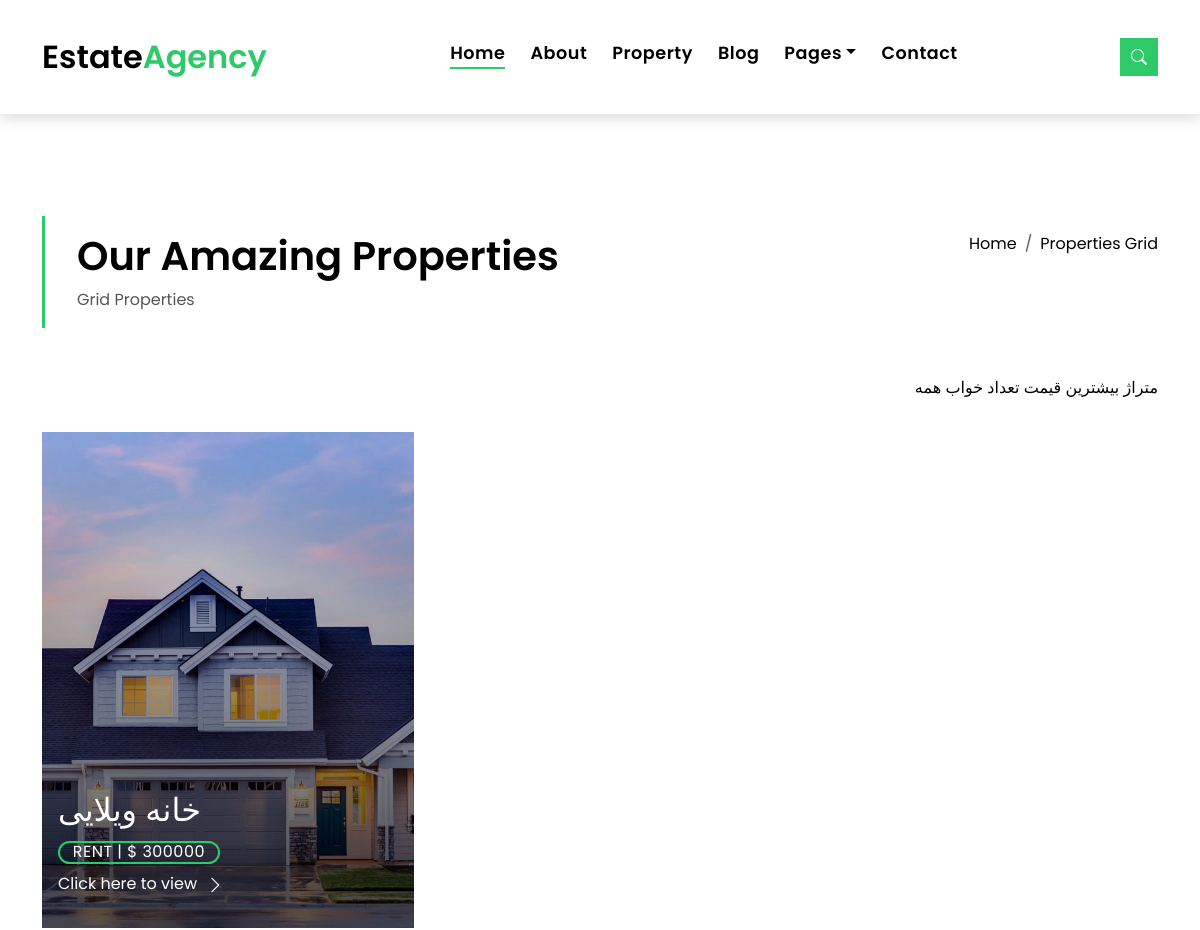
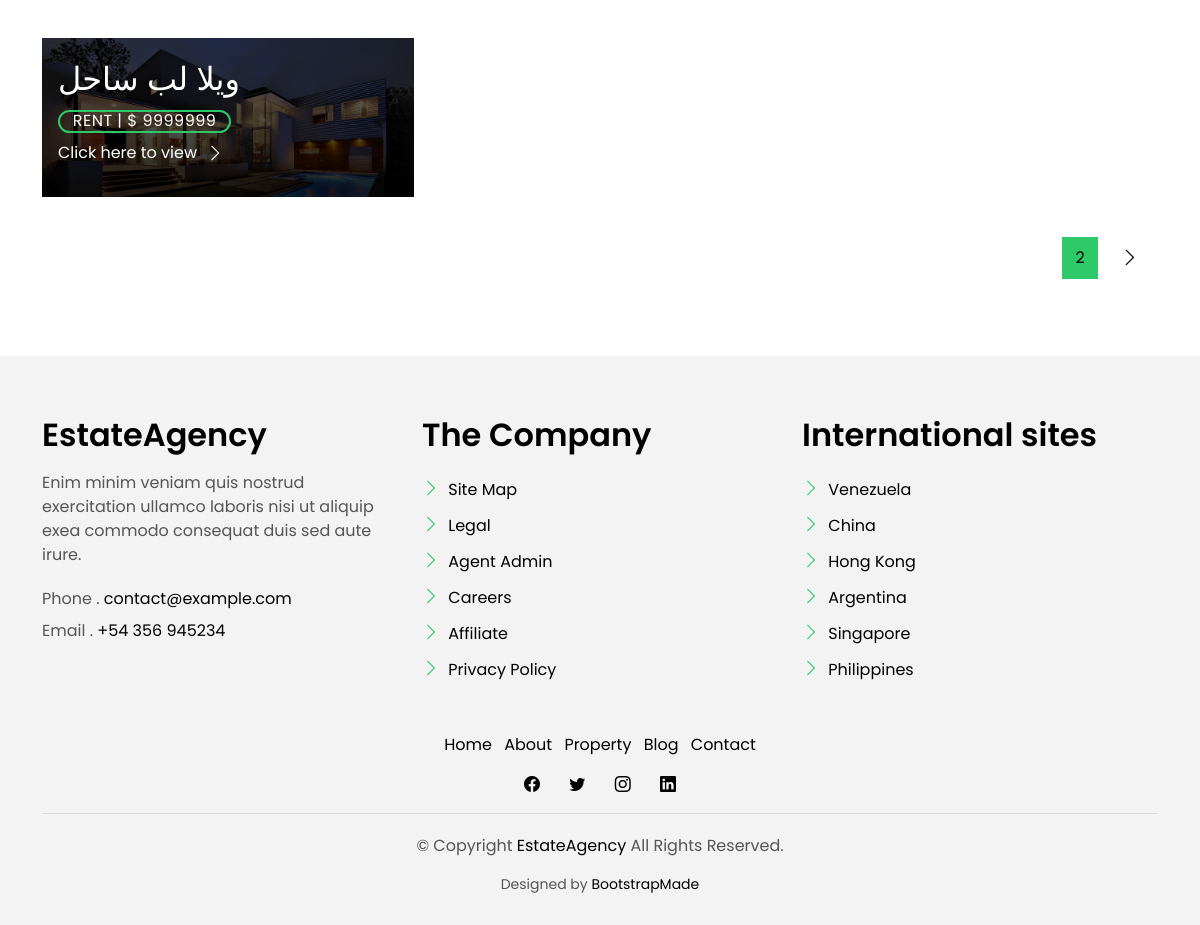
Screenshot of /property-grid/ with the database file from the repository (2 pictures, top to bottom).
### property/models.py (models this page shows, shortened)
class Category(models.Model):
    title = models.CharField(max_length=100)
    status = models.BooleanField(default=True)

class Propertie(models.Model):
    image = models.ImageField(upload_to='property' , default = 'property_default.jpg')
    title = models.CharField(max_length=100)
    category = models.ManyToManyField(Category)
    rent = models.IntegerField(default=0)
    area = models.IntegerField(default=0)
    beds = models.IntegerField(default=0)
    baths = models.IntegerField(default=0)
    garages = models.IntegerField(default=0)
    view = models.IntegerField(default=0)
    status = models.BooleanField(default=True)

### property/views.py (the view)
# urls.py: path('' ,  property_grid , name = 'property-grid'),
def property_grid(request,**kwargs):
    if kwargs.get('category'):
        all_service = Propertie.objects.filter(category__title=kwargs.get('category'))
    else:
        all_service = Propertie.objects.all()
    all_services = Paginator(all_service,2)
    last_page = all_services.num_pages
    try:
        page_number = request.GET.get('page')
        all_services = all_services.get_page(page_number)
    except PageNotAnInteger:
        all_services = all_services.get_page(1)
    except EmptyPage:
        all_services = all_services.get_page(1)
    context = {
        'property' : all_services,
        'category' : Category.objects.all(),
        'last_page' : last_page
    }
    return render(request , 'property/property-grid.html', context=context)

### templates/property/property-grid.html (shortened to what this page needs)
{% extends "base.html" %}
{% load static %}
{% block 'content' %}
  <main id="main">
    <section class="intro-single">
      <div class="container">
        <div class="row">
          <div class="col-md-12 col-lg-8">
            <div class="title-single-box">
              <h1 class="title-single">Our Amazing Properties</h1>
              <span class="color-text-a">Grid Properties</span>
            </div>
          </div>
          <div class="col-md-12 col-lg-4">
            <nav aria-label="breadcrumb" class="breadcrumb-box d-flex justify-content-lg-end">
              <ol class="breadcrumb">
                <li class="breadcrumb-item">
                  <a href="{% url 'root:home' %}">Home</a>
                </li>
                <li class="breadcrumb-item active" aria-current="page"  >
                   <a href="{% url 'property:property-grid' %}">Properties Grid</a>
                </li>
              </ol>
            </nav>
          </div>
        </div>
      </div>
    </section>
    <section class="property-grid grid">
      <div class="container">
        <div >
          <div class="col-sm-12">
            <div class="grid-option">
             <div >
                  {% for cat in category %}
                   <a   href={% url 'property:list_by_category' category=cat.title %} >{{cat.title}}</a>
                  {% endfor %}
             </div>
            </div>
          </div>
          {% for obj in property %}
          <div class="col-md-4">
            <div class="card-box-a card-shadow">
              <div class="img-box-a">
                <img src={{obj.image.url}} alt="" class="img-a img-fluid">
              </div>
              <div class="card-overlay">
                <div class="card-overlay-a-content">
                  <div class="card-header-a">
                    <h2 class="card-title-a">
                      <a href="#">{{obj.title}}</a>
                    </h2>
                  </div>
                  <div class="card-body-a">
                    <div class="price-box d-flex">
                      <span class="price-a">rent | $ {{obj.rent}}</span>
                    </div>
                    <a href={% url 'property:property-single' id=obj.id %} class="link-a">Click here to view
                      <span class="bi bi-chevron-right"></span>
                    </a>
                  </div>
                </div>
              </div>
            </div>
          </div>
          {% endfor %}
      </div>
      <div class="row">
        <div class="col-sm-12">
          <nav class="pagination-a">
            <ul class="pagination justify-content-end">
              {% if property.has_previous %}
                <li class="page-item">
                  <a class="page-link" href="?page={{property.previous_page_number}}" tabindex="-1">
                    <span class="bi bi-chevron-left"></span>
                  </a>
                </li>
                <li class="page-item">
                  <a class="page-link" href="?page=1">1</a>
                </li>
                {% elif property.has_next %}
                <li class="page-item active">
                  <a class="page-link" href="?page=2">2</a>
                </li>
                <li class="page-item next">
                  <a class="page-link" href="?page={{property.next_page_number}}">
                    <span class="bi bi-chevron-right"></span>
                  </a>
                </li>
                {% endif %}
            </ul>
          </nav>
        </div>
      </div>
    </section>
  </main>
  {% endblock 'content' %}

### static/assets/css/style.css (style rules this page uses)
body { font-family: "Poppins", sans-serif; color: #555555; }
h1, h2, h3, h4, h5, h6 { color: #000000; }
a { color: #000000; text-decoration: none; transition: all 0.5s ease; }
.link-a { text-decoration: none; color: #ffffff; text-decoration: none; }
@media (min-width: 768px) { .link-a { font-size: 0.9rem; } }
@media (min-width: 992px) { .link-a { font-size: 1rem; } }
.link-a span { font-size: 18px; vertical-align: middle; margin-left: 5px; }
@media (min-width: 768px) { .link-a span { font-size: 1.5rem; } }
@media (min-width: 992px) { .link-a span { font-size: 18px; } }
.color-text-a { text-decoration: none; color: #555555; }
.pagination-a { text-decoration: none; }
.pagination-a .pagination .page-link { margin: 0 0.2rem; border-color: transparent; padding: 0.5rem 0.8rem; color: #000000; }
.pagination-a .pagination .page-link span { font-size: 1.2rem; }
.pagination-a .pagination .next .page-link { padding: 0.4rem 0.9rem; }
.pagination-a .pagination .page-item:last-child .page-link { border-top-right-radius: 0; border-bottom-right-radius: 0; }
.pagination-a .pagination .page-item:first-child .page-link { border-top-left-radius: 0; border-bottom-left-radius: 0; }
.pagination-a .pagination .page-item.active .page-link { background-color: #2eca6a; }
.intro-single { padding: 12rem 0 3rem; }
.intro-single .title-single-box { padding: 1rem 0 1rem 2rem; }
.intro-single .title-single-box { border-left: 3px solid #2eca6a; }
.intro-single .title-single-box .title-single { font-weight: 600; font-size: 2.2rem; }
@media (min-width: 768px) { .intro-single .title-single-box .title-single { font-size: 2.1rem; } }
@media (min-width: 992px) { .intro-single .title-single-box .title-single { font-size: 2.5rem; } }
.intro-single .breadcrumb-box { padding: 1rem 0 0 0.5rem; }
.intro-single .breadcrumb { background-color: transparent; padding-right: 0; padding-left: 0; }
.card-box-a span, .card-box-b span, .card-box-c span, .card-box-d span { line-height: 0; }
@media (min-width: 768px) { .grid .card-box-a, .grid .card-box-b, .grid .card-box-c, .grid .card-box-d { margin-bottom: 2.5rem; } }
.card-box-a, .card-box-b, .card-box-d { position: relative; overflow: hidden; -webkit-backface-visibility: hidden; backface-visibility: hidden; }
.card-box-a .img-a, .card-box-a .img-b, .card-box-b .img-a, .card-box-b .img-b { transition: 0.8s all ease-in-out; }
@media (min-width: 768px) { .card-box-a .price-a, .card-box-b .price-a { font-size: 0.9rem; } }
@media (min-width: 992px) { .card-box-a .price-a, .card-box-b .price-a { font-size: 1rem; } }
.card-overlay { position: absolute; width: 100%; height: 100%; top: 0; left: 0; }
.card-shadow { -webkit-backface-visibility: hidden; backface-visibility: hidden; }
.card-shadow:before { content: " "; position: absolute; top: 0; left: 0; width: 100%; height: 100%; z-index: 1; background: linear-gradient(to bottom, rgba(0, 0, 0, 0) 0%, rgba(0, 0, 0, 0.2) 27%, rgba(0, 0, 0, 0.65) 90%); }
.card-overlay-a-content { transition: all 0.5s ease-in; position: absolute; width: 100%; bottom: 0px; z-index: 2; }
@media (min-width: 768px) { .card-overlay-a-content { bottom: -20px; } }
@media (min-width: 992px) { .card-overlay-a-content { bottom: 0px; } }
.card-header-a { padding: 0 1rem; }
.card-header-a .card-title-a { color: #ffffff; margin-bottom: 0; padding-bottom: 0.7rem; }
@media (min-width: 768px) { .card-header-a .card-title-a { font-size: 1.3rem; } }
@media (min-width: 992px) { .card-header-a .card-title-a { font-size: 2rem; } }
.card-header-a .card-title-a a { color: #ffffff; text-decoration: none; }
.card-body-a { z-index: 2; transition: all 0.5s ease-in; padding: 0rem 1rem 2rem 1rem; }
.card-body-a .price-box { padding-bottom: 0.5rem; }
.price-a { color: #ffffff; padding: 0.6rem 0.8rem; border: 2px solid #2eca6a; border-radius: 50px; text-transform: uppercase; letter-spacing: 0.03em; }
.property-grid .grid-option { text-align: right; margin-bottom: 2rem; }

### rows the page displays
Category: title "متراژ"
Category: title "بیشترین قیمت"
Category: title "تعداد خواب"
Category: title "همه"
Propertie: image (picture), title "خانه ویلایی", rent "300000"
Propertie: image (picture), title "ویلا لب ساحل", rent "9999999"
